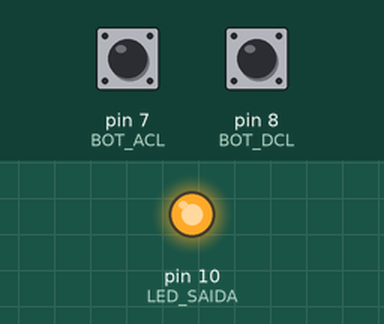
Recording of a sketch running on a simulated Arduino Uno, built with avr-gcc and run on an emulated ATmega328P. Shown: output pins drawn as LEDs (lit = HIGH). Dashed ring = blinking. The test bench sets the inputs (shaded band); at power-on: pin 8 (BOT_DCL) HIGH, pin 7 (BOT_ACL) HIGH.

Above: at 1.2 s.
1.3 s: pin 8 (BOT_DCL) pulsed LOW 5 times (0.12 s each, 0.3 s apart)
At 2.9 s:
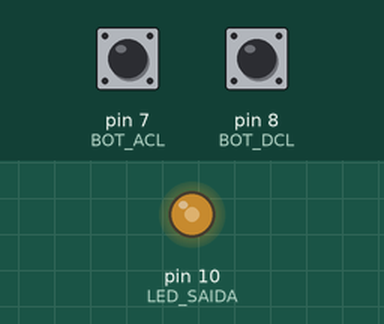
4.3 s: pin 7 (BOT_ACL) pulled LOW for 0.15 s
At 4.92 s:
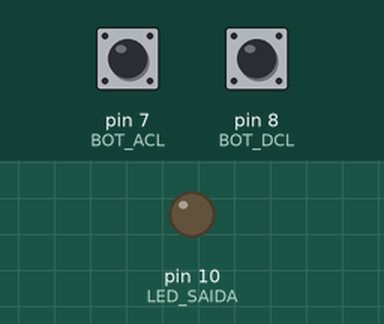
7.3 s: pin 8 (BOT_DCL) pulled LOW for 0.15 s
8.9 s: pin 7 (BOT_ACL) pulled LOW for 1 s
At 9.27 s:
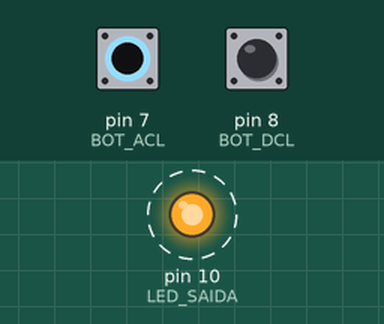
11.9 s: pin 8 (BOT_DCL) pulled LOW for 1 s
Timing chart, 0 to 14.9 s (numbered marks = the images above; inputs shaded):
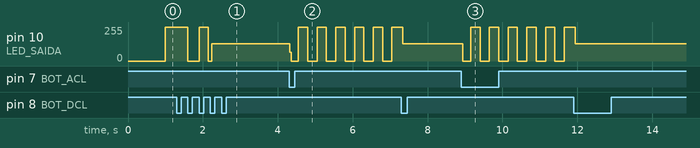

The sketch:

Teste_Pisca.ino
```cpp
#define LED_SAIDA 10 // LED PISCA
#define BOT_ACL 7 // BOTAO ACELERA LED
#define BOT_DCL 8 // BOTAO DESACELERA LED
byte valor = 0;  // CONVERTE VALOR PARA BYTE
int tempo_inicio=0;
int tempo_final;
int intervalo=1000;
int tempo;
int bot_acl=0;
int bot_dcl=0;
boolean liga_desl=true;

void setup (){
  pinMode(LED_SAIDA, OUTPUT);
  pinMode(BOT_ACL, INPUT);
  pinMode(BOT_DCL, INPUT);
}

void frequencia(){
  if(valor==1){
    intervalo+=250;
  }
  else if((valor==2)&&(intervalo>200)){
    intervalo-=250;
  }
  else if(((valor==3)&&((millis()-tempo)<500))){
    digitalWrite(LED_SAIDA,LOW);
  }
}

void pisca(){
  tempo=millis();
  if(liga_desl==true){
    if((tempo-tempo_inicio)>=intervalo){
      digitalWrite(LED_SAIDA, HIGH); tempo_inicio=tempo; liga_desl=false;
    }
  }
    else{
      if((tempo-tempo_inicio)>=intervalo){
        tempo_inicio=tempo; digitalWrite(LED_SAIDA, LOW); liga_desl=true;
      }
    }
}


void loop(){
  pisca();
  if((digitalRead(BOT_DCL)==0) && (digitalRead(BOT_ACL)==0)){
    valor=3;
    frequencia();
    valor=0;
    while(1);
  }
  if(bot_acl){
    if(digitalRead(BOT_ACL)){
      bot_acl=0;
    }
  }
  else if(digitalRead(BOT_ACL)==LOW){
    bot_acl=1;
    valor=1;
    frequencia();
  }

   if(bot_dcl){
    if(digitalRead(BOT_DCL)){
      bot_dcl=0;
    }
  }
  else if(digitalRead(BOT_DCL)==LOW){
    bot_dcl=1;
    valor=2;
    frequencia();
  }

}


  /* digitalWrite(LED_PIN_SAIDA,HIGH);
  delay(1000);
  digitalWrite(LED_PIN_SAIDA,LOW);
  delay(1000);


  int but = digitalRead (BOT_ACL);
  digitalWrite(LED_PIN_SAIDA, but);
}


/*#define PIN_LED_IN 13
#define PIN_LED_OUT 11
#define PIN_BUT_AC 2
#define PIN_BUT_DC 4

int but_ac = 0;// diz o estado e quando foi precionado
int but_dc = 0;// diz o estado e quando foi precionado

int Delay = 250;
int inicio_pis = 0;
int intervalo = 1000;
int fim_pis = 0;
int led = HIGH;

void setup() {
  // put your setup code here, to run once:
  pinMode(PIN_LED_IN, OUTPUT);
  pinMode(PIN_LED_OUT, OUTPUT);
  pinMode(PIN_BUT_AC, INPUT);
  pinMode(PIN_BUT_DC, INPUT);

}

void loop() {
  // put your main code here, to run repeatedly:
  fim_pis = millis();
  if(  (fim_pis - inicio_pis > intervalo) ) {
    led = !led;
    inicio_pis = millis();
    digitalWrite(PIN_LED_OUT, led); //led da protoboard
  }

  if ( (but_ac) && (but_dc) && (millis() - but_ac <500) && (millis() - but_dc <500) ) { // testa se os butoes foram apertados
    digitalWrite(PIN_LED_OUT, LOW);                                                     // depois quando foram
    while(1);
  }
  else {
    if( but_ac ) {// primeir ve se o botao ja foi precionado antes
      if(digitalRead(PIN_BUT_AC)) {// depois ve se ele continua precionado
        but_ac = 0;// se nao estiver, muda o estado para nao precionada
        digitalWrite(PIN_LED_IN, LOW); //led da placa, ignore nao influencia
      }
    }
    else if(!digitalRead(PIN_BUT_AC)) {//caso o botao nao tenha sido apertado antes, mas foi agora
      but_ac = millis();// muda o estado para precionado e quando foi
      intervalo = intervalo - Delay;// altera o intervalo
      digitalWrite(PIN_LED_IN, HIGH); //led da placa, ignore nao influencia
    }

    if( but_dc ) {// primeir ve se o botao ja foi precionado antes
      if(digitalRead(PIN_BUT_DC)) {// depois ve se ele continua precionado
        but_dc = 0;// se nao estiver, muda o estado para nao precionada
        digitalWrite(PIN_LED_IN, LOW); //led da placa, ignore nao influencia
      }
    }
    else if(!digitalRead(PIN_BUT_DC)) {//caso o botao nao tenha sido apertado antes, mas foi agora
      but_dc = millis();// muda o estado para precionado e quando foi
      intervalo = intervalo + Delay;// altera o intervalo
      digitalWrite(PIN_LED_IN, HIGH); //led da placa, ignore nao influencia
    }
  }

}
*/
```

Measured:
- after the input at 4.3 s, pin 10 (LED_SAIDA): 130/255 → 65/255 at once, then moves between 0/255 and 255/255, repeating every 1.0 s
- after the input at 8.9 s, pin 10 (LED_SAIDA): alternates 255/255 for 0.25 s and 0/255 for 0.25 s, starting at once
